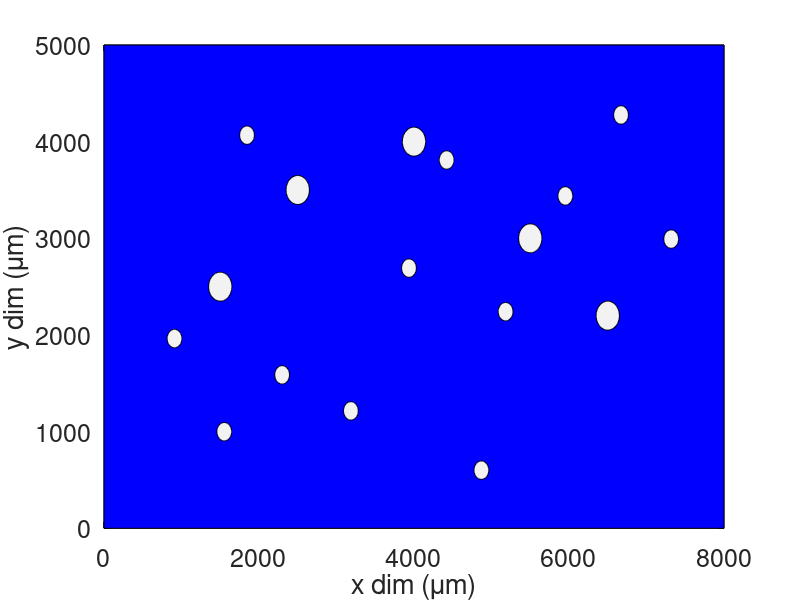

Write MATLAB code to recreate this figure.
% plot lung approximation from PhysiCell

xdim = [0 8000];
ydim = [0 5000];

broch_rad =  150;
broch_cent1 = [1500 2500];
broch_cent2 = [2500 3500];
broch_cent3 = [4000 4000];
broch_cent4 = [5500 3000];
broch_cent5 = [6500 2200];

%X = lhsdesign(12,1)*(7500-500)+500;
%Y = lhsdesign(12,1)*(4500-500)+500;
broch_rad2 =  95;

X = 1.0e+03*[4.4214,5.9527,2.2982,4.8693,5.1817,1.5516,3.9351,0.9099,3.1854,6.6712,7.3183,1.8453];
Y = 1.0e+03*[3.8104,3.4388,1.5876,0.6011,2.2410,0.9994,2.6915,1.9629,1.2147,4.2764,2.9921,4.0671];

broch_cent6 = [X(1),Y(1)];
broch_cent7 = [X(2),Y(2)];
broch_cent8 = [X(3),Y(3)];
broch_cent9 = [X(4),Y(4)];
broch_cent10 = [X(5),Y(5)];
broch_cent11 = [X(6),Y(6)];
broch_cent12 = [X(7),Y(7)];
broch_cent13 = [X(8),Y(8)];
broch_cent14 = [X(9),Y(9)];
broch_cent15 = [X(10),Y(10)];
broch_cent16 = [X(11),Y(11)];
broch_cent17 = [X(12),Y(12)];

broch1_x = broch_rad*cos([0:0.1:2*pi])+broch_cent1(1);
broch1_y = broch_rad*sin([0:0.1:2*pi])+broch_cent1(2);
broch2_x = broch_rad*cos([0:0.1:2*pi])+broch_cent2(1);
broch2_y = broch_rad*sin([0:0.1:2*pi])+broch_cent2(2);
broch3_x = broch_rad*cos([0:0.1:2*pi])+broch_cent3(1);
broch3_y = broch_rad*sin([0:0.1:2*pi])+broch_cent3(2);
broch4_x = broch_rad*cos([0:0.1:2*pi])+broch_cent4(1);
broch4_y = broch_rad*sin([0:0.1:2*pi])+broch_cent4(2);
broch5_x = broch_rad*cos([0:0.1:2*pi])+broch_cent5(1);
broch5_y = broch_rad*sin([0:0.1:2*pi])+broch_cent5(2);
broch6_x = broch_rad2*cos([0:0.1:2*pi])+broch_cent6(1);
broch6_y = broch_rad2*sin([0:0.1:2*pi])+broch_cent6(2);
broch7_x = broch_rad2*cos([0:0.1:2*pi])+broch_cent7(1);
broch7_y = broch_rad2*sin([0:0.1:2*pi])+broch_cent7(2);
broch8_x = broch_rad2*cos([0:0.1:2*pi])+broch_cent8(1);
broch8_y = broch_rad2*sin([0:0.1:2*pi])+broch_cent8(2);
broch9_x = broch_rad2*cos([0:0.1:2*pi])+broch_cent9(1);
broch9_y = broch_rad2*sin([0:0.1:2*pi])+broch_cent9(2);
broch10_x = broch_rad2*cos([0:0.1:2*pi])+broch_cent10(1);
broch10_y = broch_rad2*sin([0:0.1:2*pi])+broch_cent10(2);
broch11_x = broch_rad2*cos([0:0.1:2*pi])+broch_cent11(1);
broch11_y = broch_rad2*sin([0:0.1:2*pi])+broch_cent11(2);
broch12_x = broch_rad2*cos([0:0.1:2*pi])+broch_cent12(1);
broch12_y = broch_rad2*sin([0:0.1:2*pi])+broch_cent12(2);
broch13_x = broch_rad2*cos([0:0.1:2*pi])+broch_cent13(1);
broch13_y = broch_rad2*sin([0:0.1:2*pi])+broch_cent13(2);
broch14_x = broch_rad2*cos([0:0.1:2*pi])+broch_cent14(1);
broch14_y = broch_rad2*sin([0:0.1:2*pi])+broch_cent14(2);
broch15_x = broch_rad2*cos([0:0.1:2*pi])+broch_cent15(1);
broch15_y = broch_rad2*sin([0:0.1:2*pi])+broch_cent15(2);
broch16_x = broch_rad2*cos([0:0.1:2*pi])+broch_cent16(1);
broch16_y = broch_rad2*sin([0:0.1:2*pi])+broch_cent16(2);
broch17_x = broch_rad2*cos([0:0.1:2*pi])+broch_cent17(1);
broch17_y = broch_rad2*sin([0:0.1:2*pi])+broch_cent17(2);


figure 
fill([xdim(1) xdim(1) xdim(2) xdim(2)],[ydim,flip(ydim)],'b')
hold on 
fill(broch1_x,broch1_y,[0.95 0.95 0.95])
fill(broch2_x,broch2_y,[0.95 0.95 0.95])
fill(broch3_x,broch3_y,[0.95 0.95 0.95])
fill(broch4_x,broch4_y,[0.95 0.95 0.95])
fill(broch5_x,broch5_y,[0.95 0.95 0.95])
fill(broch6_x,broch6_y,[0.95 0.95 0.95])
fill(broch7_x,broch7_y,[0.95 0.95 0.95])
fill(broch8_x,broch8_y,[0.95 0.95 0.95])
fill(broch9_x,broch9_y,[0.95 0.95 0.95])
fill(broch10_x,broch10_y,[0.95 0.95 0.95])
fill(broch11_x,broch11_y,[0.95 0.95 0.95])
fill(broch12_x,broch12_y,[0.95 0.95 0.95])
fill(broch13_x,broch13_y,[0.95 0.95 0.95])
fill(broch14_x,broch14_y,[0.95 0.95 0.95])
fill(broch15_x,broch15_y,[0.95 0.95 0.95])
fill(broch16_x,broch16_y,[0.95 0.95 0.95])
fill(broch17_x,broch17_y,[0.95 0.95 0.95])

set(gca,'FontSize',18)
xlabel('x dim ({\mu}m)')
ylabel('y dim ({\mu}m)')

(pi*broch_rad^2*5+pi*(broch_rad2)^2*12)/(8000*5000)

